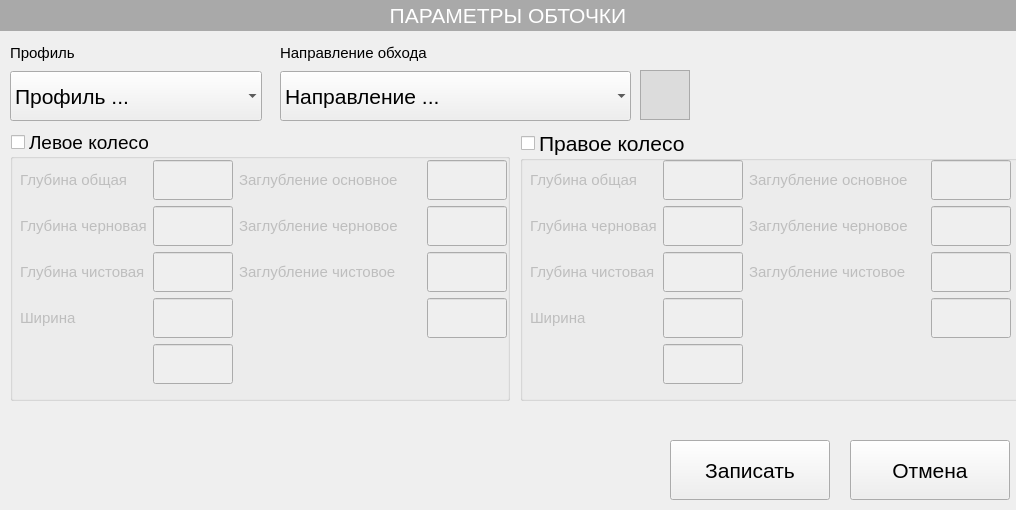
<?xml version="1.0" encoding="UTF-8"?>
<ui version="4.0">
 <class>TurningForm</class>
 <widget class="QWidget" name="TurningForm">
  <property name="geometry">
   <rect>
    <x>0</x>
    <y>0</y>
    <width>1016</width>
    <height>510</height>
   </rect>
  </property>
  <property name="font">
   <font>
    <pointsize>16</pointsize>
   </font>
  </property>
  <property name="windowTitle">
   <string>Form</string>
  </property>
  <widget class="QLabel" name="label_7">
   <property name="geometry">
    <rect>
     <x>0</x>
     <y>0</y>
     <width>1016</width>
     <height>31</height>
    </rect>
   </property>
   <property name="font">
    <font>
     <pointsize>16</pointsize>
    </font>
   </property>
   <property name="styleSheet">
    <string notr="true">color: white;
background-color:darkgray;</string>
   </property>
   <property name="text">
    <string>ПАРАМЕТРЫ ОБТОЧКИ</string>
   </property>
   <property name="textFormat">
    <enum>Qt::PlainText</enum>
   </property>
   <property name="alignment">
    <set>Qt::AlignCenter</set>
   </property>
  </widget>
  <widget class="QGroupBox" name="groupBox">
   <property name="geometry">
    <rect>
     <x>10</x>
     <y>130</y>
     <width>500</width>
     <height>271</height>
    </rect>
   </property>
   <property name="minimumSize">
    <size>
     <width>0</width>
     <height>200</height>
    </size>
   </property>
   <property name="font">
    <font>
     <pointsize>14</pointsize>
    </font>
   </property>
   <property name="title">
    <string>Левое колесо</string>
   </property>
   <property name="checkable">
    <bool>true</bool>
   </property>
   <property name="checked">
    <bool>false</bool>
   </property>
   <widget class="QWidget" name="layoutWidget">
    <property name="geometry">
     <rect>
      <x>10</x>
      <y>30</y>
      <width>487</width>
      <height>231</height>
     </rect>
    </property>
    <layout class="QFormLayout" name="formLayout">
     <item row="0" column="0">
      <layout class="QGridLayout" name="gridLayout_2">
       <item row="0" column="1">
        <widget class="QLineEdit" name="eLWDa">
         <property name="sizePolicy">
          <sizepolicy hsizetype="Expanding" vsizetype="Preferred">
           <horstretch>0</horstretch>
           <verstretch>0</verstretch>
          </sizepolicy>
         </property>
         <property name="minimumSize">
          <size>
           <width>80</width>
           <height>40</height>
          </size>
         </property>
         <property name="maximumSize">
          <size>
           <width>80</width>
           <height>40</height>
          </size>
         </property>
         <property name="inputMask">
          <string/>
         </property>
         <property name="text">
          <string/>
         </property>
        </widget>
       </item>
       <item row="1" column="0">
        <widget class="QLabel" name="label_3">
         <property name="font">
          <font>
           <pointsize>11</pointsize>
          </font>
         </property>
         <property name="text">
          <string>Глубина черновая</string>
         </property>
        </widget>
       </item>
       <item row="2" column="1">
        <widget class="QLineEdit" name="eLWDf">
         <property name="sizePolicy">
          <sizepolicy hsizetype="Expanding" vsizetype="Preferred">
           <horstretch>0</horstretch>
           <verstretch>0</verstretch>
          </sizepolicy>
         </property>
         <property name="minimumSize">
          <size>
           <width>80</width>
           <height>40</height>
          </size>
         </property>
         <property name="maximumSize">
          <size>
           <width>80</width>
           <height>40</height>
          </size>
         </property>
         <property name="text">
          <string/>
         </property>
        </widget>
       </item>
       <item row="2" column="0">
        <widget class="QLabel" name="label_2">
         <property name="font">
          <font>
           <pointsize>11</pointsize>
          </font>
         </property>
         <property name="text">
          <string>Глубина чистовая</string>
         </property>
        </widget>
       </item>
       <item row="0" column="0">
        <widget class="QLabel" name="label">
         <property name="font">
          <font>
           <pointsize>11</pointsize>
          </font>
         </property>
         <property name="text">
          <string>Глубина общая</string>
         </property>
        </widget>
       </item>
       <item row="1" column="1">
        <widget class="QLineEdit" name="eLWDd">
         <property name="sizePolicy">
          <sizepolicy hsizetype="Expanding" vsizetype="Preferred">
           <horstretch>0</horstretch>
           <verstretch>0</verstretch>
          </sizepolicy>
         </property>
         <property name="minimumSize">
          <size>
           <width>80</width>
           <height>40</height>
          </size>
         </property>
         <property name="maximumSize">
          <size>
           <width>80</width>
           <height>40</height>
          </size>
         </property>
         <property name="text">
          <string/>
         </property>
        </widget>
       </item>
       <item row="3" column="0">
        <widget class="QLabel" name="label_8">
         <property name="font">
          <font>
           <pointsize>11</pointsize>
          </font>
         </property>
         <property name="text">
          <string>Ширина</string>
         </property>
        </widget>
       </item>
       <item row="4" column="0">
        <widget class="QLabel" name="label_18">
         <property name="font">
          <font>
           <pointsize>11</pointsize>
          </font>
         </property>
         <property name="text">
          <string/>
         </property>
        </widget>
       </item>
       <item row="4" column="1">
        <widget class="QLineEdit" name="eLWDUnused2">
         <property name="sizePolicy">
          <sizepolicy hsizetype="Expanding" vsizetype="Preferred">
           <horstretch>0</horstretch>
           <verstretch>0</verstretch>
          </sizepolicy>
         </property>
         <property name="minimumSize">
          <size>
           <width>80</width>
           <height>40</height>
          </size>
         </property>
         <property name="maximumSize">
          <size>
           <width>80</width>
           <height>40</height>
          </size>
         </property>
         <property name="text">
          <string/>
         </property>
        </widget>
       </item>
       <item row="3" column="1">
        <widget class="QLineEdit" name="eLWW">
         <property name="sizePolicy">
          <sizepolicy hsizetype="Expanding" vsizetype="Preferred">
           <horstretch>0</horstretch>
           <verstretch>0</verstretch>
          </sizepolicy>
         </property>
         <property name="minimumSize">
          <size>
           <width>80</width>
           <height>40</height>
          </size>
         </property>
         <property name="maximumSize">
          <size>
           <width>80</width>
           <height>40</height>
          </size>
         </property>
         <property name="text">
          <string/>
         </property>
        </widget>
       </item>
      </layout>
     </item>
     <item row="0" column="1">
      <layout class="QGridLayout" name="gridLayout">
       <item row="4" column="0">
        <widget class="QLabel" name="label_9">
         <property name="font">
          <font>
           <pointsize>11</pointsize>
          </font>
         </property>
         <property name="text">
          <string/>
         </property>
        </widget>
       </item>
       <item row="3" column="1">
        <widget class="QLineEdit" name="eLWDUnused1">
         <property name="sizePolicy">
          <sizepolicy hsizetype="Expanding" vsizetype="Preferred">
           <horstretch>0</horstretch>
           <verstretch>0</verstretch>
          </sizepolicy>
         </property>
         <property name="minimumSize">
          <size>
           <width>80</width>
           <height>40</height>
          </size>
         </property>
         <property name="maximumSize">
          <size>
           <width>80</width>
           <height>40</height>
          </size>
         </property>
         <property name="text">
          <string/>
         </property>
        </widget>
       </item>
       <item row="2" column="1">
        <widget class="QLineEdit" name="eLWTf">
         <property name="sizePolicy">
          <sizepolicy hsizetype="Expanding" vsizetype="Preferred">
           <horstretch>0</horstretch>
           <verstretch>0</verstretch>
          </sizepolicy>
         </property>
         <property name="minimumSize">
          <size>
           <width>80</width>
           <height>40</height>
          </size>
         </property>
         <property name="maximumSize">
          <size>
           <width>80</width>
           <height>40</height>
          </size>
         </property>
         <property name="text">
          <string/>
         </property>
        </widget>
       </item>
       <item row="1" column="0">
        <widget class="QLabel" name="label_5">
         <property name="font">
          <font>
           <pointsize>11</pointsize>
          </font>
         </property>
         <property name="text">
          <string>Заглубление черновое</string>
         </property>
        </widget>
       </item>
       <item row="1" column="1">
        <widget class="QLineEdit" name="eLWTd">
         <property name="sizePolicy">
          <sizepolicy hsizetype="Expanding" vsizetype="Preferred">
           <horstretch>0</horstretch>
           <verstretch>0</verstretch>
          </sizepolicy>
         </property>
         <property name="minimumSize">
          <size>
           <width>80</width>
           <height>40</height>
          </size>
         </property>
         <property name="maximumSize">
          <size>
           <width>80</width>
           <height>40</height>
          </size>
         </property>
         <property name="text">
          <string/>
         </property>
        </widget>
       </item>
       <item row="2" column="0">
        <widget class="QLabel" name="label_6">
         <property name="font">
          <font>
           <pointsize>11</pointsize>
          </font>
         </property>
         <property name="text">
          <string>Заглубление чистовое</string>
         </property>
        </widget>
       </item>
       <item row="0" column="0">
        <widget class="QLabel" name="label_4">
         <property name="font">
          <font>
           <pointsize>11</pointsize>
          </font>
         </property>
         <property name="text">
          <string>Заглубление основное</string>
         </property>
        </widget>
       </item>
       <item row="3" column="0">
        <widget class="QLabel" name="label_19">
         <property name="font">
          <font>
           <pointsize>11</pointsize>
          </font>
         </property>
         <property name="text">
          <string/>
         </property>
        </widget>
       </item>
       <item row="0" column="1">
        <widget class="QLineEdit" name="eLWTa">
         <property name="sizePolicy">
          <sizepolicy hsizetype="Expanding" vsizetype="Preferred">
           <horstretch>0</horstretch>
           <verstretch>0</verstretch>
          </sizepolicy>
         </property>
         <property name="minimumSize">
          <size>
           <width>80</width>
           <height>40</height>
          </size>
         </property>
         <property name="maximumSize">
          <size>
           <width>80</width>
           <height>40</height>
          </size>
         </property>
         <property name="text">
          <string/>
         </property>
        </widget>
       </item>
      </layout>
     </item>
    </layout>
   </widget>
  </widget>
  <widget class="QGroupBox" name="groupBox_2">
   <property name="geometry">
    <rect>
     <x>520</x>
     <y>130</y>
     <width>500</width>
     <height>271</height>
    </rect>
   </property>
   <property name="minimumSize">
    <size>
     <width>0</width>
     <height>200</height>
    </size>
   </property>
   <property name="title">
    <string>Правое колесо</string>
   </property>
   <property name="flat">
    <bool>false</bool>
   </property>
   <property name="checkable">
    <bool>true</bool>
   </property>
   <property name="checked">
    <bool>false</bool>
   </property>
   <widget class="QWidget" name="layoutWidget">
    <property name="geometry">
     <rect>
      <x>10</x>
      <y>30</y>
      <width>481</width>
      <height>231</height>
     </rect>
    </property>
    <layout class="QFormLayout" name="formLayout_2">
     <item row="0" column="0">
      <layout class="QGridLayout" name="gridLayout_3">
       <item row="1" column="0">
        <widget class="QLabel" name="label_10">
         <property name="font">
          <font>
           <pointsize>11</pointsize>
          </font>
         </property>
         <property name="text">
          <string>Глубина черновая</string>
         </property>
        </widget>
       </item>
       <item row="0" column="1">
        <widget class="QLineEdit" name="eRWDa">
         <property name="sizePolicy">
          <sizepolicy hsizetype="Expanding" vsizetype="Preferred">
           <horstretch>0</horstretch>
           <verstretch>0</verstretch>
          </sizepolicy>
         </property>
         <property name="minimumSize">
          <size>
           <width>80</width>
           <height>40</height>
          </size>
         </property>
         <property name="maximumSize">
          <size>
           <width>80</width>
           <height>40</height>
          </size>
         </property>
         <property name="text">
          <string/>
         </property>
        </widget>
       </item>
       <item row="0" column="0">
        <widget class="QLabel" name="label_12">
         <property name="font">
          <font>
           <pointsize>11</pointsize>
          </font>
         </property>
         <property name="text">
          <string>Глубина общая</string>
         </property>
        </widget>
       </item>
       <item row="1" column="1">
        <widget class="QLineEdit" name="eRWDd">
         <property name="sizePolicy">
          <sizepolicy hsizetype="Expanding" vsizetype="Preferred">
           <horstretch>0</horstretch>
           <verstretch>0</verstretch>
          </sizepolicy>
         </property>
         <property name="minimumSize">
          <size>
           <width>80</width>
           <height>40</height>
          </size>
         </property>
         <property name="maximumSize">
          <size>
           <width>80</width>
           <height>40</height>
          </size>
         </property>
         <property name="text">
          <string/>
         </property>
        </widget>
       </item>
       <item row="2" column="1">
        <widget class="QLineEdit" name="eRWDf">
         <property name="sizePolicy">
          <sizepolicy hsizetype="Expanding" vsizetype="Preferred">
           <horstretch>0</horstretch>
           <verstretch>0</verstretch>
          </sizepolicy>
         </property>
         <property name="minimumSize">
          <size>
           <width>80</width>
           <height>40</height>
          </size>
         </property>
         <property name="maximumSize">
          <size>
           <width>80</width>
           <height>40</height>
          </size>
         </property>
         <property name="text">
          <string/>
         </property>
        </widget>
       </item>
       <item row="2" column="0">
        <widget class="QLabel" name="label_11">
         <property name="font">
          <font>
           <pointsize>11</pointsize>
          </font>
         </property>
         <property name="text">
          <string>Глубина чистовая</string>
         </property>
        </widget>
       </item>
       <item row="3" column="0">
        <widget class="QLabel" name="label_13">
         <property name="font">
          <font>
           <pointsize>11</pointsize>
          </font>
         </property>
         <property name="text">
          <string>Ширина</string>
         </property>
        </widget>
       </item>
       <item row="3" column="1">
        <widget class="QLineEdit" name="eRWW">
         <property name="sizePolicy">
          <sizepolicy hsizetype="Expanding" vsizetype="Preferred">
           <horstretch>0</horstretch>
           <verstretch>0</verstretch>
          </sizepolicy>
         </property>
         <property name="minimumSize">
          <size>
           <width>80</width>
           <height>40</height>
          </size>
         </property>
         <property name="maximumSize">
          <size>
           <width>80</width>
           <height>40</height>
          </size>
         </property>
         <property name="text">
          <string/>
         </property>
        </widget>
       </item>
       <item row="4" column="1">
        <widget class="QLineEdit" name="eLWDUnused2_2">
         <property name="sizePolicy">
          <sizepolicy hsizetype="Expanding" vsizetype="Preferred">
           <horstretch>0</horstretch>
           <verstretch>0</verstretch>
          </sizepolicy>
         </property>
         <property name="minimumSize">
          <size>
           <width>80</width>
           <height>40</height>
          </size>
         </property>
         <property name="maximumSize">
          <size>
           <width>80</width>
           <height>40</height>
          </size>
         </property>
         <property name="text">
          <string/>
         </property>
        </widget>
       </item>
       <item row="4" column="0">
        <widget class="QLabel" name="label_22">
         <property name="font">
          <font>
           <pointsize>11</pointsize>
          </font>
         </property>
         <property name="text">
          <string/>
         </property>
        </widget>
       </item>
      </layout>
     </item>
     <item row="0" column="1">
      <layout class="QGridLayout" name="gridLayout_4">
       <item row="3" column="0">
        <widget class="QLabel" name="label_20">
         <property name="font">
          <font>
           <pointsize>11</pointsize>
          </font>
         </property>
         <property name="text">
          <string/>
         </property>
        </widget>
       </item>
       <item row="2" column="0">
        <widget class="QLabel" name="label_16">
         <property name="font">
          <font>
           <pointsize>11</pointsize>
          </font>
         </property>
         <property name="text">
          <string>Заглубление чистовое</string>
         </property>
        </widget>
       </item>
       <item row="0" column="0">
        <widget class="QLabel" name="label_14">
         <property name="font">
          <font>
           <pointsize>11</pointsize>
          </font>
         </property>
         <property name="text">
          <string>Заглубление основное</string>
         </property>
        </widget>
       </item>
       <item row="1" column="0">
        <widget class="QLabel" name="label_15">
         <property name="font">
          <font>
           <pointsize>11</pointsize>
          </font>
         </property>
         <property name="text">
          <string>Заглубление черновое</string>
         </property>
        </widget>
       </item>
       <item row="0" column="1">
        <widget class="QLineEdit" name="eRWTa">
         <property name="sizePolicy">
          <sizepolicy hsizetype="Expanding" vsizetype="Preferred">
           <horstretch>0</horstretch>
           <verstretch>0</verstretch>
          </sizepolicy>
         </property>
         <property name="minimumSize">
          <size>
           <width>80</width>
           <height>40</height>
          </size>
         </property>
         <property name="maximumSize">
          <size>
           <width>80</width>
           <height>40</height>
          </size>
         </property>
         <property name="text">
          <string/>
         </property>
        </widget>
       </item>
       <item row="1" column="1">
        <widget class="QLineEdit" name="eRWTd">
         <property name="sizePolicy">
          <sizepolicy hsizetype="Expanding" vsizetype="Preferred">
           <horstretch>0</horstretch>
           <verstretch>0</verstretch>
          </sizepolicy>
         </property>
         <property name="minimumSize">
          <size>
           <width>80</width>
           <height>40</height>
          </size>
         </property>
         <property name="maximumSize">
          <size>
           <width>80</width>
           <height>40</height>
          </size>
         </property>
         <property name="text">
          <string/>
         </property>
        </widget>
       </item>
       <item row="2" column="1">
        <widget class="QLineEdit" name="eRWTf">
         <property name="sizePolicy">
          <sizepolicy hsizetype="Expanding" vsizetype="Preferred">
           <horstretch>0</horstretch>
           <verstretch>0</verstretch>
          </sizepolicy>
         </property>
         <property name="minimumSize">
          <size>
           <width>80</width>
           <height>40</height>
          </size>
         </property>
         <property name="maximumSize">
          <size>
           <width>80</width>
           <height>40</height>
          </size>
         </property>
         <property name="text">
          <string/>
         </property>
        </widget>
       </item>
       <item row="3" column="1">
        <widget class="QLineEdit" name="eRWDUnused1">
         <property name="sizePolicy">
          <sizepolicy hsizetype="Expanding" vsizetype="Preferred">
           <horstretch>0</horstretch>
           <verstretch>0</verstretch>
          </sizepolicy>
         </property>
         <property name="minimumSize">
          <size>
           <width>80</width>
           <height>40</height>
          </size>
         </property>
         <property name="maximumSize">
          <size>
           <width>80</width>
           <height>40</height>
          </size>
         </property>
         <property name="text">
          <string/>
         </property>
        </widget>
       </item>
       <item row="4" column="0">
        <widget class="QLabel" name="label_21">
         <property name="font">
          <font>
           <pointsize>11</pointsize>
          </font>
         </property>
         <property name="text">
          <string/>
         </property>
        </widget>
       </item>
      </layout>
     </item>
    </layout>
   </widget>
  </widget>
  <widget class="QPushButton" name="pbSave">
   <property name="geometry">
    <rect>
     <x>670</x>
     <y>440</y>
     <width>160</width>
     <height>60</height>
    </rect>
   </property>
   <property name="text">
    <string>Записать</string>
   </property>
  </widget>
  <widget class="QPushButton" name="pbCancel">
   <property name="geometry">
    <rect>
     <x>850</x>
     <y>440</y>
     <width>160</width>
     <height>60</height>
    </rect>
   </property>
   <property name="text">
    <string>Отмена</string>
   </property>
  </widget>
  <widget class="QWidget" name="layoutWidget_2">
   <property name="geometry">
    <rect>
     <x>280</x>
     <y>40</y>
     <width>351</width>
     <height>81</height>
    </rect>
   </property>
   <layout class="QGridLayout" name="gridLayout_6">
    <item row="1" column="0">
     <widget class="QComboBox" name="cbxDirection">
      <property name="minimumSize">
       <size>
        <width>250</width>
        <height>50</height>
       </size>
      </property>
      <property name="maximumSize">
       <size>
        <width>450</width>
        <height>50</height>
       </size>
      </property>
      <property name="font">
       <font>
        <pointsize>16</pointsize>
       </font>
      </property>
      <property name="focusPolicy">
       <enum>Qt::ClickFocus</enum>
      </property>
      <property name="autoFillBackground">
       <bool>false</bool>
      </property>
      <property name="styleSheet">
       <string notr="true"/>
      </property>
      <property name="maxVisibleItems">
       <number>6</number>
      </property>
      <property name="frame">
       <bool>false</bool>
      </property>
      <item>
       <property name="text">
        <string>Направление ...</string>
       </property>
      </item>
     </widget>
    </item>
    <item row="0" column="0">
     <widget class="QLabel" name="label_23">
      <property name="font">
       <font>
        <pointsize>11</pointsize>
       </font>
      </property>
      <property name="text">
       <string>Направление обхода</string>
      </property>
     </widget>
    </item>
   </layout>
  </widget>
  <widget class="QWidget" name="layoutWidget">
   <property name="geometry">
    <rect>
     <x>10</x>
     <y>40</y>
     <width>252</width>
     <height>81</height>
    </rect>
   </property>
   <layout class="QGridLayout" name="gridLayout_5">
    <item row="0" column="0">
     <widget class="QLabel" name="label_17">
      <property name="font">
       <font>
        <pointsize>11</pointsize>
       </font>
      </property>
      <property name="text">
       <string>Профиль</string>
      </property>
     </widget>
    </item>
    <item row="1" column="0">
     <widget class="QComboBox" name="cbxProfile">
      <property name="minimumSize">
       <size>
        <width>250</width>
        <height>50</height>
       </size>
      </property>
      <property name="maximumSize">
       <size>
        <width>450</width>
        <height>50</height>
       </size>
      </property>
      <property name="font">
       <font>
        <pointsize>16</pointsize>
       </font>
      </property>
      <property name="focusPolicy">
       <enum>Qt::ClickFocus</enum>
      </property>
      <property name="autoFillBackground">
       <bool>false</bool>
      </property>
      <property name="styleSheet">
       <string notr="true"/>
      </property>
      <property name="maxVisibleItems">
       <number>6</number>
      </property>
      <property name="frame">
       <bool>false</bool>
      </property>
      <item>
       <property name="text">
        <string>Профиль ...</string>
       </property>
      </item>
     </widget>
    </item>
   </layout>
  </widget>
  <widget class="QGraphicsView" name="gvDirPicture">
   <property name="geometry">
    <rect>
     <x>640</x>
     <y>70</y>
     <width>50</width>
     <height>50</height>
    </rect>
   </property>
   <property name="baseSize">
    <size>
     <width>50</width>
     <height>50</height>
    </size>
   </property>
   <property name="styleSheet">
    <string notr="true">background-color: gainsboro;
</string>
   </property>
   <property name="verticalScrollBarPolicy">
    <enum>Qt::ScrollBarAlwaysOff</enum>
   </property>
   <property name="horizontalScrollBarPolicy">
    <enum>Qt::ScrollBarAlwaysOff</enum>
   </property>
  </widget>
 </widget>
 <resources/>
 <connections/>
</ui>
